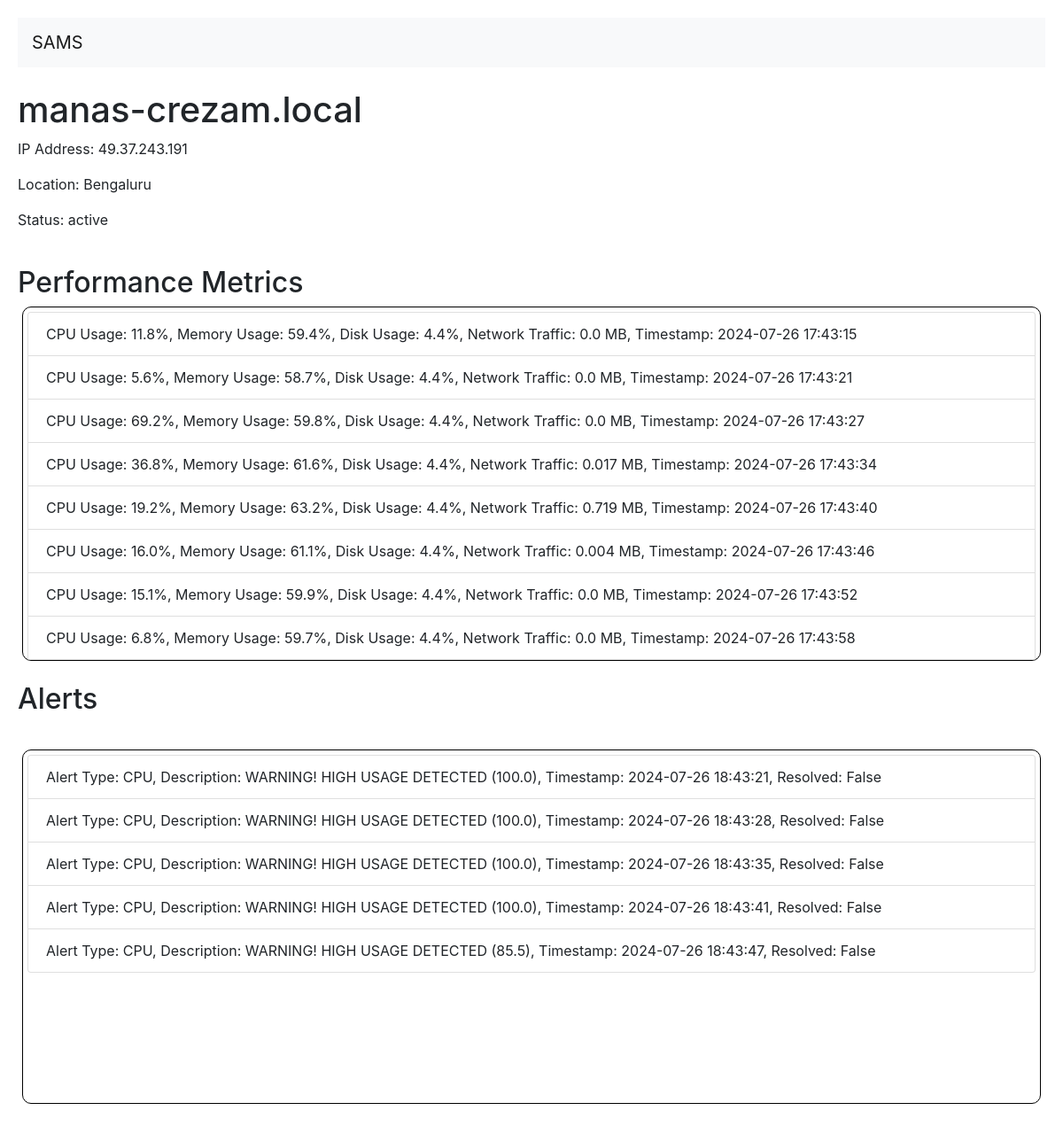
/server/1964fef9d5c18dedca85ba187de0217cb3116771c75b7824399ce5036eacce6e, run on the app's committed database.
### samsproject/models.py (models this page shows)
class Server(db.Model):
    id = db.Column(db.String, primary_key=True)
    name = db.Column(db.String(50), nullable=False)
    ip_address = db.Column(db.String(15), nullable=False)
    location = db.Column(db.String(50), nullable=False)
    status = db.Column(db.String(20), nullable=False)

class PerformanceMetrics(db.Model):
    id = db.Column(db.Integer, primary_key=True)
    server_id = db.Column(db.String, db.ForeignKey('server.id'), nullable=False)
    cpu_usage = db.Column(db.Float, nullable=False)
    memory_usage = db.Column(db.Float, nullable=False)
    disk_usage = db.Column(db.Float, nullable=False)
    network_traffic = db.Column(db.Float, nullable=False)
    timestamp = db.Column(db.String, nullable=False)

class Alert(db.Model):
    id = db.Column(db.Integer, primary_key=True)
    server_id = db.Column(db.String, db.ForeignKey('server.id'), nullable=False)
    alert_type = db.Column(db.String(50), nullable=False)
    description = db.Column(db.Text, nullable=False)
    timestamp = db.Column(db.String, nullable=False)
    resolved = db.Column(db.Boolean, default=False)

### samsproject/routes.py (the view)
@main.route('/server/<server_id>')
def server_detail(server_id):
    server = Server.query.get_or_404(server_id)
    metrics = PerformanceMetrics.query.filter_by(server_id=server.id).all()
    alerts = Alert.query.filter_by(server_id=server.id).all()
    return render_template('servers.html', server=server, metrics=metrics, alerts=alerts)

### samsproject/templates/servers.html (shortened to what this page needs)
{% extends "layout.html" %}
{% block content %}
<div class="mt-4">
    <h1>{{ server.name }}</h1>
    <p>IP Address: {{ server.ip_address }}</p>
    <p>Location: {{ server.location }}</p>
    <p>Status: {{ server.status }}</p>
    <br>
    <h2>Performance Metrics</h2>
    <ul class="list-group">
        {% for metric in metrics %}
        <li class="list-group-item">
            CPU Usage: {{ metric.cpu_usage }}%, Memory Usage: {{ metric.memory_usage }}%, Disk Usage: {{
            metric.disk_usage }}%, Network Traffic: {{ ((metric.network_traffic)//1000/1000) }} MB, Timestamp: {{
            metric.timestamp }}
        </li>
        {% endfor %}
    </ul>
    <h2 class="mt-4">Alerts</h2><br>
    <ul class="list-group">
        {% for alert in alerts %}
        <li class="list-group-item">
            Alert Type: {{ alert.alert_type }}, Description: {{ alert.description }}, Timestamp: {{ alert.timestamp }},
            Resolved: {{ alert.resolved }}
        </li>
        {% endfor %}
    </ul>
</div>
{% endblock %}

### samsproject/templates/layout.html (shortened to what this page needs)
<!DOCTYPE html>
<html lang="en">
<head>
    <link rel="stylesheet" href="{{ url_for('static', filename='css/styles.css') }}">
    <link rel="stylesheet" href="https://stackpath.bootstrapcdn.com/bootstrap/4.3.1/css/bootstrap.min.css">
</head>
<body>
    <nav class="navbar navbar-expand-lg navbar-light bg-light">
        <a class="navbar-brand" href="{{ url_for('main.index') }}">SAMS</a>
    </nav>
    <div>
        {% block content %}{% endblock %}
    </div>
</body>
</html>

### samsproject/static/styles/styles.css (style rules this page uses)
body { padding-top: 20px; }

### samsproject/templates/servers.html (style rules this page uses)
.list-group { height: 400px; border: 1px solid black; border-radius: 10px; padding: 5px; margin: 5px; overflow-y: scroll; }

### samsproject/templates/layout.html (style rules this page uses)
body { padding: 20px; }

### data on the page
Server: name "manas-crezam.local", ip_address "49.37.243.191", location "Bengaluru", status "active"
PerformanceMetrics: cpu_usage "11.8", memory_usage "59.4", disk_usage "4.4", ((metric.network_traffic)//1000/1000) "0.0", timestamp "2024-07-26 17:43:15"
PerformanceMetrics: cpu_usage "5.6", memory_usage "58.7", disk_usage "4.4", ((metric.network_traffic)//1000/1000) "0.0", timestamp "2024-07-26 17:43:21"
PerformanceMetrics: cpu_usage "69.2", memory_usage "59.8", disk_usage "4.4", ((metric.network_traffic)//1000/1000) "0.0", timestamp "2024-07-26 17:43:27"
PerformanceMetrics: cpu_usage "36.8", memory_usage "61.6", disk_usage "4.4", ((metric.network_traffic)//1000/1000) "0.017", timestamp "2024-07-26 17:43:34"
PerformanceMetrics: cpu_usage "19.2", memory_usage "63.2", disk_usage "4.4", ((metric.network_traffic)//1000/1000) "0.719", timestamp "2024-07-26 17:43:40"
PerformanceMetrics: cpu_usage "16.0", memory_usage "61.1", disk_usage "4.4", ((metric.network_traffic)//1000/1000) "0.004", timestamp "2024-07-26 17:43:46"
PerformanceMetrics: cpu_usage "15.1", memory_usage "59.9", disk_usage "4.4", ((metric.network_traffic)//1000/1000) "0.0", timestamp "2024-07-26 17:43:52"
PerformanceMetrics: cpu_usage "6.8", memory_usage "59.7", disk_usage "4.4", ((metric.network_traffic)//1000/1000) "0.0", timestamp "2024-07-26 17:43:58"
Alert: alert_type "CPU", description "WARNING! HIGH USAGE DETECTED (100.0)", timestamp "2024-07-26 18:43:21", resolved "False"
Alert: alert_type "CPU", description "WARNING! HIGH USAGE DETECTED (100.0)", timestamp "2024-07-26 18:43:28", resolved "False"
Alert: alert_type "CPU", description "WARNING! HIGH USAGE DETECTED (100.0)", timestamp "2024-07-26 18:43:35", resolved "False"
Alert: alert_type "CPU", description "WARNING! HIGH USAGE DETECTED (100.0)", timestamp "2024-07-26 18:43:41", resolved "False"
Alert: alert_type "CPU", description "WARNING! HIGH USAGE DETECTED (85.5)", timestamp "2024-07-26 18:43:47", resolved "False"
